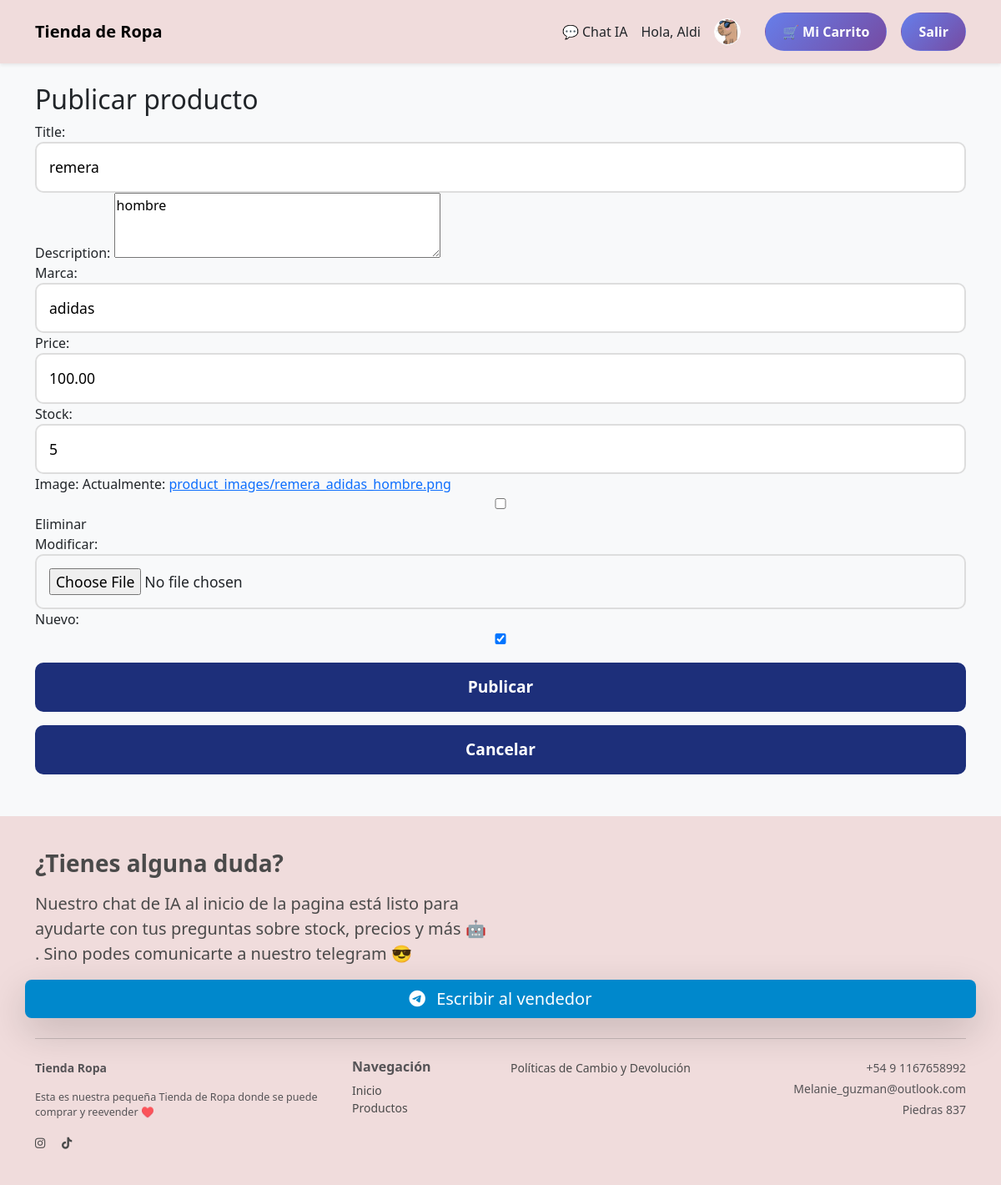
The app's page /productos/edit/7/ (signed in) with its own data.
### perfil/models.py (models this page shows, shortened)
class Profile(models.Model):
    user = models.OneToOneField(User, on_delete=models.CASCADE)
    bio = models.TextField(blank=True)
    website = models.URLField(blank=True, null=True)
    avatar = models.ImageField(
        default='profile_pics/default.png', # Ruta a tu imagen por defecto
        upload_to='profile_pics',           # Cambiado a 'profile_pics' (más común)
        blank=True,
        null=True
    )
    display_name = models.CharField(max_length=50, blank=True, null=True)

### productos/models.py (models this page shows, shortened)
class Product(models.Model):
    seller = models.ForeignKey(settings.AUTH_USER_MODEL, on_delete=models.CASCADE, related_name="products")
    title = models.CharField(max_length=200)
    description = models.TextField(blank=True)
    nuevo = models.BooleanField(default=True)
    marca = models.CharField(max_length=100, blank=True, default="Generico")
    price = models.DecimalField(max_digits=12, decimal_places=2)
    created_at = models.DateTimeField(auto_now_add=True)
    active = models.BooleanField(default=True)
    stock = models.PositiveIntegerField(default=1)  # nuevo campo
    image = models.ImageField(upload_to="product_images/", blank=True, null=True)  # opcional
    updated_at = models.DateTimeField(auto_now=True)  # fecha de última modificación

### productos/views.py (the view)
# urls.py: path("edit/<int:pk>/", views.product_edit, name="product-edit"),
@login_required
def product_edit(request, pk):
    product = get_object_or_404(Product, pk=pk, seller=request.user)
    if request.method == "POST":
        form = ProductForm(request.POST, request.FILES, instance=product)
        if form.is_valid():
            form.save()
            return redirect("productos:product-list")
    else:
        form = ProductForm(instance=product)
    return render(request, "product_form.html", {"form": form})

### productos/forms.py
class ProductForm(forms.ModelForm):
    class Meta:
        model = Product
        fields = ["title", "description", "marca", "price","stock","image","nuevo"]
        widgets = {
            "description": forms.Textarea(attrs={"rows": 3}),
        }

### productos/templates/product_form.html (shortened to what this page needs)
{% extends "base.html" %}
{% block content %}
<div class="auth-container">
  <h2>Publicar producto</h2>
  <form method="post" enctype="multipart/form-data" class="form">
    {% for field in form %}
      <div class="form-group">
        {{ field.label_tag }}
        {{ field }}
      </div>
    {% endfor %}
    <button type="submit" class="btn btn-primary mt-3 me-2">Publicar</button><br>
    <a href="/" class="btn btn-primary mt-3">Cancelar</a>
  </form>
</div>
{% endblock %}

### templates/base.html (shortened to what this page needs)
{% load static %}
<!doctype html>
<html lang="es">
<head>
    <link href="https://cdn.jsdelivr.net/npm/bootstrap@5.3.8/dist/css/bootstrap.min.css" rel="stylesheet">
    <link rel="stylesheet" href="https://cdnjs.cloudflare.com/ajax/libs/font-awesome/6.5.0/css/all.min.css">
    <link rel="stylesheet" href="{% static 'core/style.css' %}">
</head>
<body class="bg-light">
  <nav id="main-navbar" class="navbar navbar-expand-lg navbar-light shadow-sm">
        <div class="container">
            <a class="navbar-brand fw-bold" href="{% url 'home' %}">Tienda de Ropa</a>
            <div class="collapse navbar-collapse justify-content-end" id="navbarNav">
                <ul class="navbar-nav align-items-center">
                    <li class="nav-item me-2">
                        <a href="{% url 'chat_ai:ai-chat' %}" class="nav-link text-dark">
                            💬 Chat IA
                        </a>
                    </li>
                    {% if user.is_authenticated %}
                        <li class="nav-item me-3 text-dark">
                            Hola,
                            {% if user.profile.display_name %}
                                {{ user.profile.display_name }}
                            {% else %}
                                {{ user.username }}
                            {% endif %}
                        </li>
                        <li class="nav-item me-3">
                            <a href="{% url 'perfil:profile-update' %}" class="nav-link p-0">
                                <img src="
                                    {% if user.profile.avatar and user.profile.avatar.name %}
                                        {{ user.profile.avatar.url }}
                                    {% else %}
                                        {% get_media_prefix %}profile_pics/default.png
                                    {% endif %}
                                    "
                                    alt="Avatar"
                                    class="rounded-circle border border-1 border-white"
                                    width="32" height="32"
                                    style="object-fit: cover;">
                            </a>
                        </li>
                        <li class="btn text-white">
                            <a href="{% url 'productos:view_cart' %}" class="btn btn-logout">🛒 Mi Carrito</a>
                        </li>
                        <li class="nav-item">
                            <a href="{% url 'account_logout' %}" class="btn btn-logout">Salir</a>
                        </li>
                    {% else %}
                        <li class="nav-item">
                            <a href="{% url 'account_login' %}" class="btn btn-logout">Entrar</a>
                        </li>
                    {% endif %}
                </ul>
            </div>
        </div>
    </nav>
    <main class="container my-4">
        {% block content %}{% endblock %}
    </main>
<footer class="footer-custom">
    <div class="container">
        <div class="row">
            <div class="col-md-6 text-center text-md-start mb-4 mb-md-0">
                <h3 class="fw-bold mb-3">¿Tienes alguna duda?</h3>
                <p class="lead">Nuestro chat de IA al inicio de la pagina está listo para ayudarte con tus preguntas sobre stock, precios y más 🤖 . Sino podes comunicarte a nuestro telegram 😎 </p>
            </div>
            <a href="https://t.me/Tienda_Ropa?start=Hola" target="_blank"
            class="btn btn-lg btn-secondary text-white shadow-lg"
            style="background-color: #0088cc; border: none;">
            <i class="fab fa-telegram-plane me-2"></i> Escribir al vendedor
            </a>
        </div>
        <hr class="my-4">
        <div class="row small text-muted">
            <div class="col-md-4 mb-4 mb-md-0">
                <p class="fw-bold">Tienda Ropa</p>
                <p style="font-size: 0.9em;">Esta es nuestra pequeña Tienda de Ropa donde se puede comprar y reevender ♥️</p>
                <div class="mt-3">
                    <a href="#"><i class="fab fa-instagram me-3 footer-link"></i></a>
                    <a href="#"><i class="fab fa-tiktok footer-link"></i></a>
                </div>
            </div>
            <div class="col-md-2">
                <h6 class="fw-bold">Navegación</h6>
                <ul class="list-unstyled">
                    <li><a href="{% url 'home' %}" class="footer-link">Inicio</a></li>
                    <li><a href="{% url 'productos:product-list' %}" class="footer-link">Productos</a></li>
                </ul>
            </div>
            <div class="col-md-3">
                <ul class="list-unstyled">
                   <li><a href="{% url 'perfil:politica-devolucion' %}" class="footer-link">Políticas de Cambio y Devolución</a></li>
                </ul>
            </div>
            <div class="col-md-3 text-md-end text-start mt-3 mt-md-0">
                <p class="mb-1">+54 9 1167658992</p>
                <p class="mb-1">Melanie_guzman@outlook.com</p>
                <p class="mb-1">Piedras 837</p>
            </div>
        </div>
    </div>
</footer>
</body>
</html>

### core/static/core/style.css (style rules this page uses)
.btn-logout { background: linear-gradient(135deg, #667eea 0%, #764ba2 100%); color: white; padding: 10px 20px; border-radius: 25px; text-decoration: none; font-weight: bold; transition: transform 0.2s ease; display: inline-block; }
.form-group input { width: 100%; padding: 15px; font-size: 1.1em; border: 2px solid #ddd; border-radius: 10px; transition: border 0.3s ease; }
.btn-primary { width: 100%; padding: 15px; font-size: 1.2em; font-weight: bold; background: #1d2f7a; color: white; border: none; border-radius: 10px; cursor: pointer; transition: transform 0.2s ease; }
main.container { display: block !important; }
.footer-custom { background-color: #F0DCDC; color: #4a4a4a; padding: 40px 0; margin-top: 50px; }
.footer-link { color: #4a4a4a; text-decoration: none; transition: color 0.2s; }
#main-navbar { background-color: #F0DCDC !important; }

### records on screen
Product: form "remera" "hombre" "adidas" "100.00" "5" "☑"

### other values on screen
{{ user.profile.display_name }} "Aldi"
{{ field.label_tag }} "Title:" "Description:" "Marca:" "Price:" "Stock:" "Image:" "Nuevo:"
